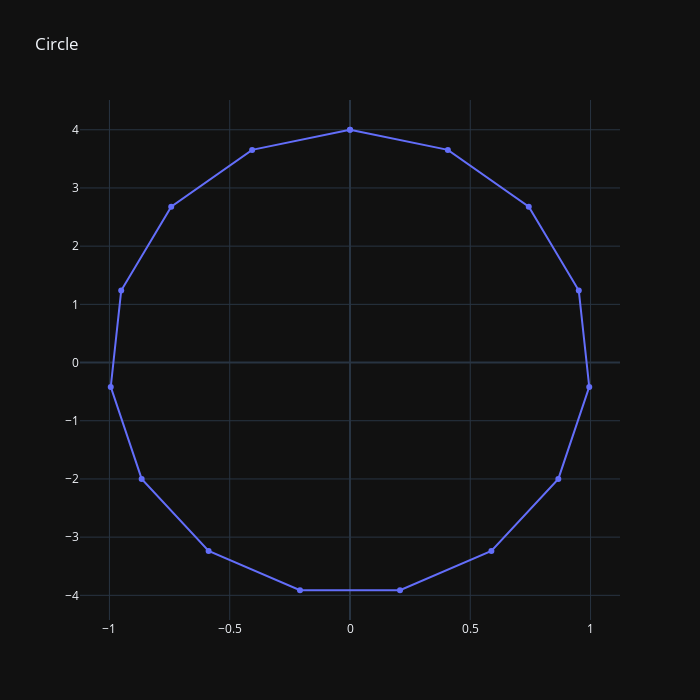

Notebook cell for this chart:
### Code cell
circle.show()

### Figure 1 — Plotly figure (JSON) as saved in the notebook; plotly's stock layout.template omitted (floating-point values rounded to 4 significant figures)
{"data": [{"type": "scatter", "x": [0, 0.4067, 0.7431, 0.9511, 0.9945, 0.866, 0.5878, 0.2079, -0.2079, -0.5878, -0.866, -0.9945, -0.9511, -0.7431, -0.4067, -2.449e-16], "y": [4, 3.654, 2.677, 1.236, -0.4181, -2.0, -3.236, -3.913, -3.913, -3.236, -2.0, -0.4181, 1.236, 2.677, 3.654, 4]}], "layout": {"autosize": false, "height": 700, "title": {"text": "Circle"}, "width": 700}}
